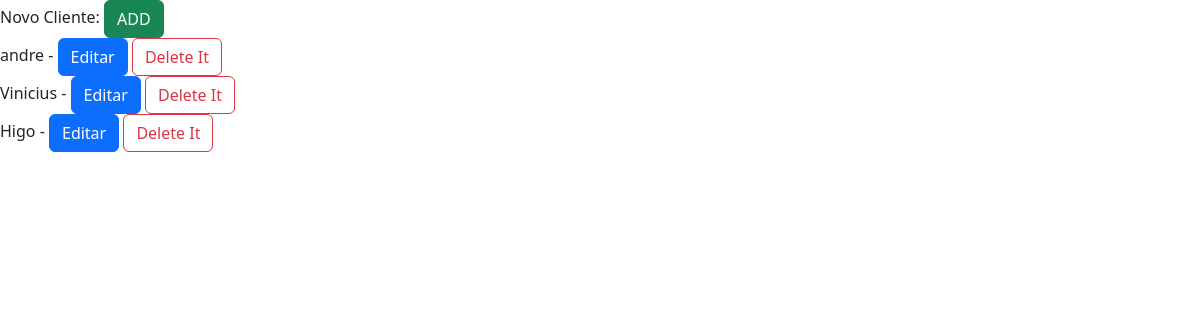
Before: / with the older database file.
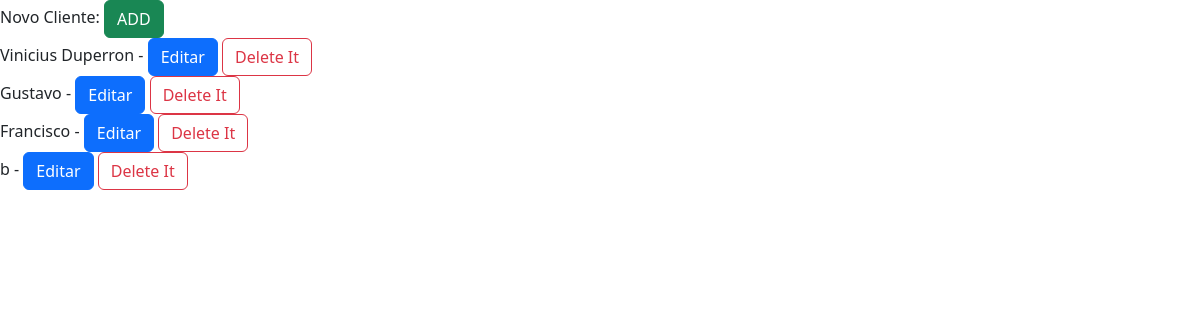
After: the same page with the newer database file.
### pagControle/models.py (models this page shows, shortened)
class Cliente(models.Model):
    nome = models.CharField(max_length=100)
    login = models.CharField(max_length=20)
    senha = models.CharField(max_length=20)
    ativo = models.BooleanField()
    ingresso = models.DateTimeField(auto_now_add=True)
    atualizadoEm = models.DateTimeField(auto_now=True)
    vencimento = models.DateField()
    plano = models.ForeignKey(Plano, on_delete=models.SET_NULL, null=True)

### pagControle/views.py (the view)
# urls.py: path('', views.index, name='index'),
def index(request):
    clientes = Cliente.objects.all()
    context = {'clientes':clientes}
    return render(request, 'index.html', context)

### templates/index.html (shortened to what this page needs)
<html>
    <head>
        <link href="https://cdn.jsdelivr.net/npm/bootstrap@5.3.2/dist/css/bootstrap.min.css" rel="stylesheet">
      </head>
    <body>
    Novo Cliente: <button type="button" class="btn btn-success" onclick="addmodal()">
      ADD
    </button> <BR>
    {% for c in clientes %}
        {{ c.nome }} -
         <a class="btn btn-primary" id="{{c.id}}" onclick="editarmodal(this.id)">Editar</a>
         <a class="btn btn-outline-danger" href="{% url 'deletar_cliente' pk=c.id %}">Delete It</a><BR>
    {% endfor %}
    <BR><BR><BR>
    </body>
</html>

Changed rows visible on the page:
removed Cliente: nome "andre"
removed Cliente: nome "Vinicius"
removed Cliente: nome "Higo"
added Cliente: nome "Vinicius Duperron"
added Cliente: nome "Gustavo"
added Cliente: nome "Francisco"
added Cliente: nome "b"
